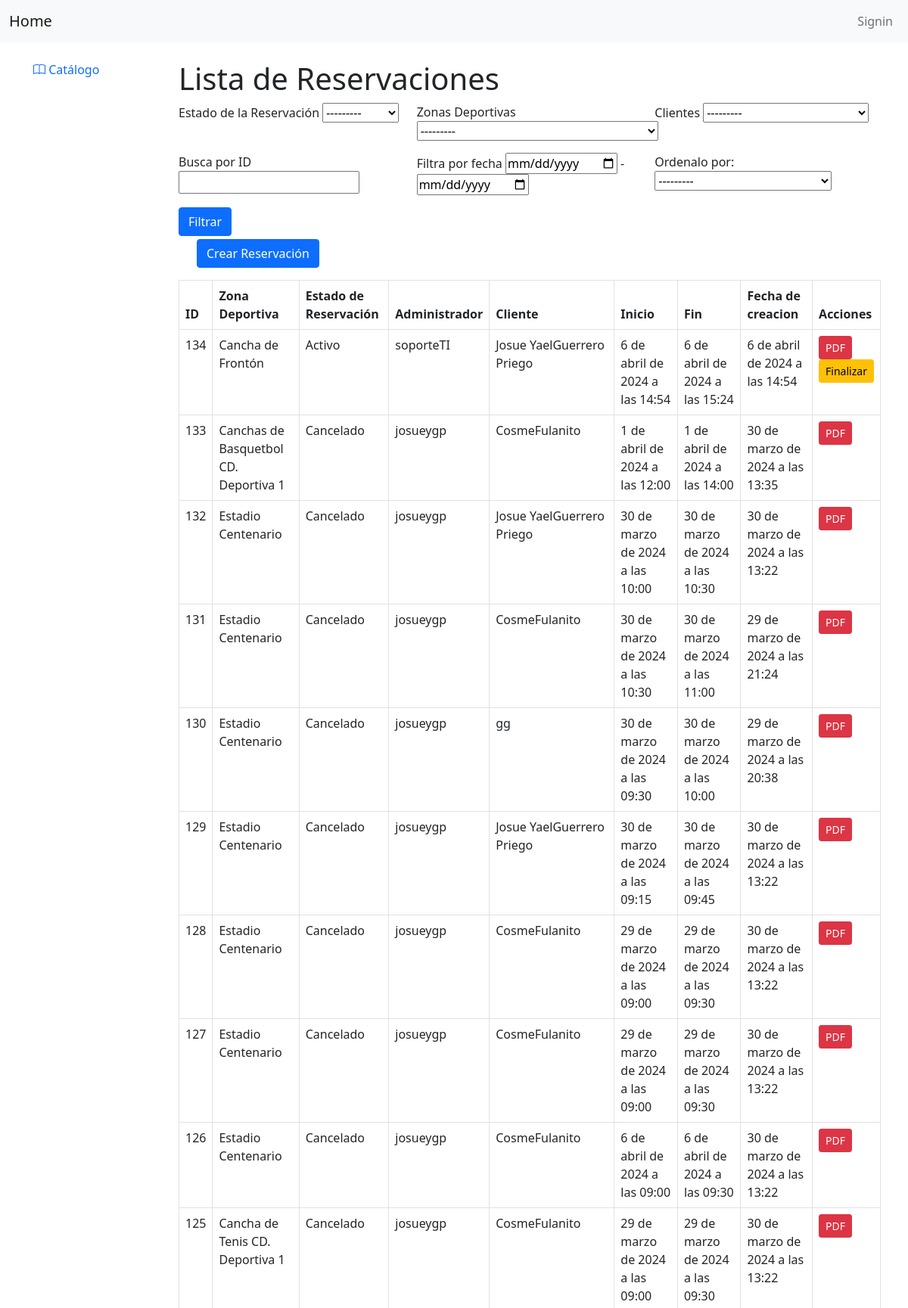
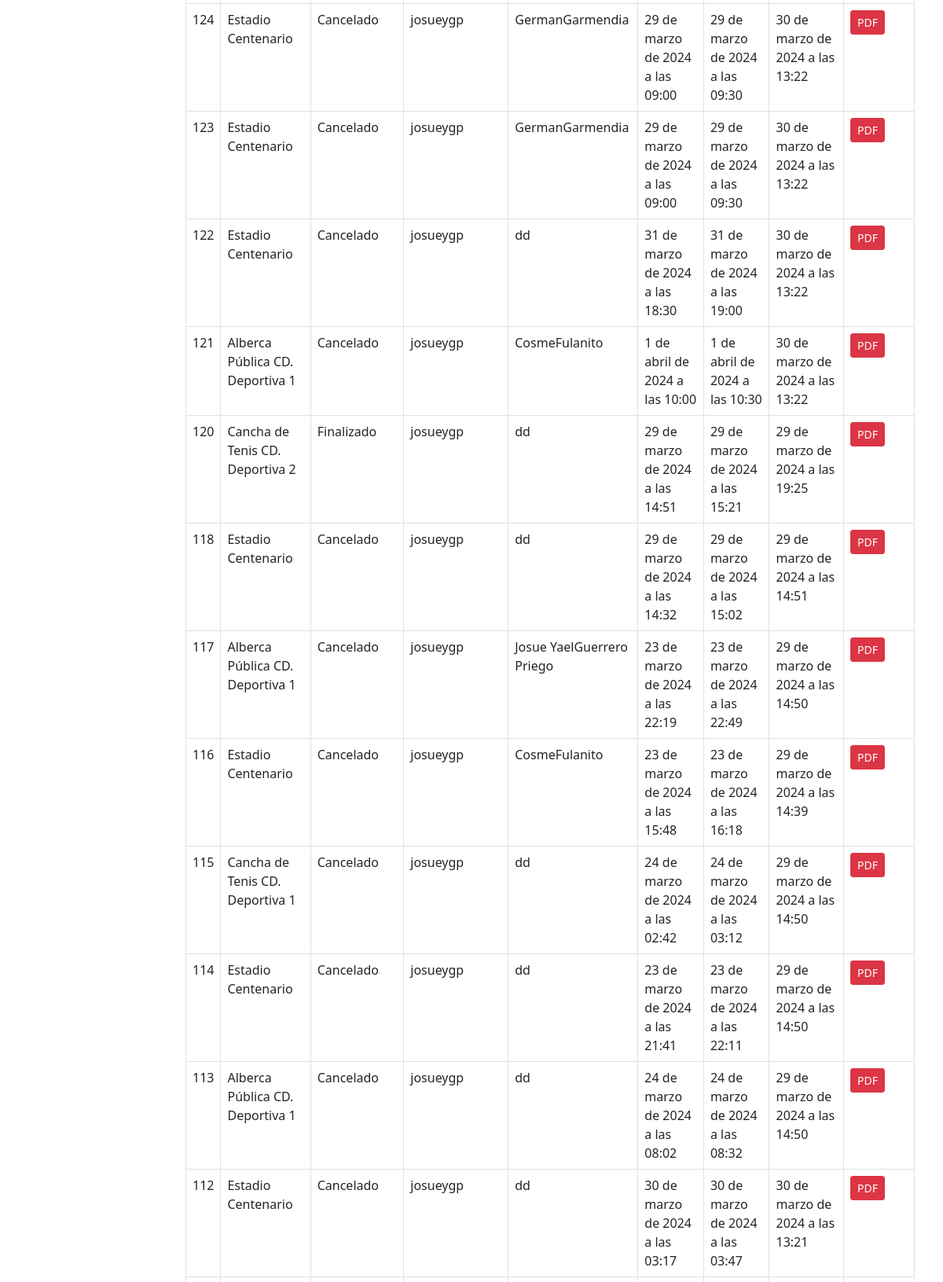
Page /reservation/ (upper part) on the committed database (2 pictures, top to bottom).
### Reservacion/models.py (models this page shows)
class ReservationStatus(models.Model):
    id_reservationstatus = models.AutoField(primary_key=True)
    name = models.CharField(max_length=35)
    def __str__(self):
        return  self.name

class SportZones(models.Model):
    id_sportzones = models.AutoField(primary_key=True)
    id_facilities=models.ForeignKey(Facilities, on_delete=models.CASCADE)
    id_sports=models.ForeignKey(Sports, on_delete=models.CASCADE)
    id_infrastructures= models.ForeignKey(Infrastructures , on_delete=models.CASCADE)
    id_sportcenters =models.ForeignKey(SportCenters, on_delete=models.CASCADE)
    url_image = models.ImageField(upload_to='images/sport-zones/', default='images/transparent.png')
    capacity = models.IntegerField(default=0)
    name = models.CharField(max_length=100)
    section = models.IntegerField(default=0,editable=False)  # Añadimos el campo 'section'
    def __str__(self):
        return self.name

class Clients(models.Model):
    id_clients = models.AutoField(primary_key=True)
    id_auth_user = models.ForeignKey(User, on_delete=models.CASCADE)
    first_name=  models.CharField(max_length=180)
    last_name=  models.CharField(max_length=180)
    email= models.CharField(max_length=180, default='')
    contact_number = PhoneNumberField(default='')
    birth_date = models.DateField(default=timezone.now)
    creation_date= models.DateTimeField(auto_now=True)
    def __str__(self):
        return  self.first_name + self.last_name

class Reservations(models.Model):
    id_reservations = models.AutoField(primary_key=True)
    id_sportzones = models.ForeignKey(SportZones, on_delete=models.CASCADE)
    id_reservationstatus = models.ForeignKey(ReservationStatus, on_delete=models.CASCADE, default=4)
    id_admistrators = models.ForeignKey(User, on_delete=models.CASCADE)
    id_clients = models.ForeignKey(Clients, on_delete=models.CASCADE)
    started = models.DateTimeField(default=timezone.now)
    finished = models.DateTimeField(default=timezone.now, null=True, blank=True)
    creation_date= models.DateTimeField(auto_now=True)

### Reservacion/views.py (the view)
# urls.py: path('reservation/',views.ReservationsListView.as_view(), name='reservation'),
class ReservationsListView(FilterView):
    filterset_class = ReservationsFilter
    queryset = Reservations.objects.all()
    template_name = 'reservation.html'

### Reservacion/templates/reservation.html (shortened to what this page needs)
{% extends "base.html" %}
{% block content %}
  <div class="container mt-4">
    <h1>Lista de Reservaciones</h1>
    <form method="get" class="row g-3">
      <div class="col-md-4">Estado de la Reservación
          {{ filter.form.id_reservationstatus }}
      </div>
      <div class="col-md-4">Zonas Deportivas
          {{ filter.form.id_sportzones }}
      </div>
      <div class="col-md-4">Clientes
          {{ filter.form.id_clients }}
      </div>
      <div class="col-md-4">Busca por ID
          {{ filter.form.id_reservations }}
      </div>
      <div class="col-md-4">Filtra por fecha
          {{ filter.form.started }}
      </div>
      <div class="col-md-4">Ordenalo por:
        {{ filter.form.order_by }}
    </div>
      <div class="col-md-12">
          <button type="submit" class="btn btn-primary">Filtrar</button>
      </div>
  </form>
    <div class="container mt-1">
      <a href="/reservation/create/" class="btn btn-primary mb-3">Crear Reservación</a>
    </div>
    <table class="table table-bordered table-hover">
      <thead>
        <tr>
          <th>ID</th>
          <th>Zona Deportiva</th>
          <th>Estado de Reservación</th>
          <th>Administrador</th>
          <th>Cliente</th>
          <th>Inicio</th>
          <th>Fin</th>
          <th>Fecha de creacion</th>
          <th>Acciones</th>
        </tr>
      </thead>
      <tbody>
        {% for reservation in filter.qs|slice:"::-1" %}
          <tr class="reservation-row" data-status="{{ reservation.id_reservationstatus }}">
            <td>{{ reservation.id_reservations }}</td>
            <td>{{ reservation.id_sportzones }}</td>
            <td>{{ reservation.id_reservationstatus }}</td>
            <td>{{ reservation.id_admistrators }}</td>
            <td>{{ reservation.id_clients }}</td>
            <td>{{ reservation.started }}</td>
            <td>{{ reservation.finished }}</td>
            <td>{{ reservation.creation_date }}</td>
            <td>
              <a href="{% url 'generate_reservation_pdf' reservation_id=reservation.id_reservations %}" class="btn btn-danger btn-sm" title="Exportar a PDF">PDF</a>
              {% if reservation.id_reservationstatus_id == 2 %}
                <form action="{% url 'finalizar_reserva' reservation.id_reservations %}" method="post">
                  <button type="submit" class="btn btn-warning btn-sm">Finalizar</button>
                </form>
              {% endif %}
            </td>
          </tr>
        {% empty %}
          <tr>
            <td colspan="8">No se encontraron reservaciones</td>
          </tr>
        {% endfor %}
      </tbody>
    </table>
  </div>
{% endblock %}

### rows in the picture
ReservationStatus: id_reservationstatus "---------"
SportZones: id_sportzones "---------"
Clients: id_clients "---------"
Reservations: id_reservations "134", id_sportzones "Cancha de Frontón", id_reservationstatus "Activo", id_admistrators "soporteTI", id_clients "Josue YaelGuerrero Priego", started "6 de abril de 2024 a las 14:54", finished "6 de abril de 2024 a las 15:24", creation_date "6 de abril de 2024 a las 14:54", shows "Finalizar"
Reservations: id_reservations "133", id_sportzones "Canchas de Basquetbol CD. Deportiva 1", id_reservationstatus "Cancelado", id_admistrators "josueygp", id_clients "CosmeFulanito", started "1 de abril de 2024 a las 12:00", finished "1 de abril de 2024 a las 14:00", creation_date "30 de marzo de 2024 a las 13:35"
Reservations: id_reservations "132", id_sportzones "Estadio Centenario", id_reservationstatus "Cancelado", id_admistrators "josueygp", id_clients "Josue YaelGuerrero Priego", started "30 de marzo de 2024 a las 10:00", finished "30 de marzo de 2024 a las 10:30", creation_date "30 de marzo de 2024 a las 13:22"
Reservations: id_reservations "131", id_sportzones "Estadio Centenario", id_reservationstatus "Cancelado", id_admistrators "josueygp", id_clients "CosmeFulanito", started "30 de marzo de 2024 a las 10:30", finished "30 de marzo de 2024 a las 11:00", creation_date "29 de marzo de 2024 a las 21:24"
Reservations: id_reservations "130", id_sportzones "Estadio Centenario", id_reservationstatus "Cancelado", id_admistrators "josueygp", id_clients "gg", started "30 de marzo de 2024 a las 09:30", finished "30 de marzo de 2024 a las 10:00", creation_date "29 de marzo de 2024 a las 20:38"
Reservations: id_reservations "129", id_sportzones "Estadio Centenario", id_reservationstatus "Cancelado", id_admistrators "josueygp", id_clients "Josue YaelGuerrero Priego", started "30 de marzo de 2024 a las 09:15", finished "30 de marzo de 2024 a las 09:45", creation_date "30 de marzo de 2024 a las 13:22"
Reservations: id_reservations "128", id_sportzones "Estadio Centenario", id_reservationstatus "Cancelado", id_admistrators "josueygp", id_clients "CosmeFulanito", started "29 de marzo de 2024 a las 09:00", finished "29 de marzo de 2024 a las 09:30", creation_date "30 de marzo de 2024 a las 13:22"
Reservations: id_reservations "127", id_sportzones "Estadio Centenario", id_reservationstatus "Cancelado", id_admistrators "josueygp", id_clients "CosmeFulanito", started "29 de marzo de 2024 a las 09:00", finished "29 de marzo de 2024 a las 09:30", creation_date "30 de marzo de 2024 a las 13:22"
Reservations: id_reservations "126", id_sportzones "Estadio Centenario", id_reservationstatus "Cancelado", id_admistrators "josueygp", id_clients "CosmeFulanito", started "6 de abril de 2024 a las 09:00", finished "6 de abril de 2024 a las 09:30", creation_date "30 de marzo de 2024 a las 13:22"
Reservations: id_reservations "125", id_sportzones "Cancha de Tenis CD. Deportiva 1", id_reservationstatus "Cancelado", id_admistrators "josueygp", id_clients "CosmeFulanito", started "29 de marzo de 2024 a las 09:00", finished "29 de marzo de 2024 a las 09:30", creation_date "30 de marzo de 2024 a las 13:22"
Reservations: id_reservations "124", id_sportzones "Estadio Centenario", id_reservationstatus "Cancelado", id_admistrators "josueygp", id_clients "GermanGarmendia", started "29 de marzo de 2024 a las 09:00", finished "29 de marzo de 2024 a las 09:30", creation_date "30 de marzo de 2024 a las 13:22"
Reservations: id_reservations "123", id_sportzones "Estadio Centenario", id_reservationstatus "Cancelado", id_admistrators "josueygp", id_clients "GermanGarmendia", started "29 de marzo de 2024 a las 09:00", finished "29 de marzo de 2024 a las 09:30", creation_date "30 de marzo de 2024 a las 13:22"
Reservations: id_reservations "122", id_sportzones "Estadio Centenario", id_reservationstatus "Cancelado", id_admistrators "josueygp", id_clients "dd", started "31 de marzo de 2024 a las 18:30", finished "31 de marzo de 2024 a las 19:00", creation_date "30 de marzo de 2024 a las 13:22"
Reservations: id_reservations "121", id_sportzones "Alberca Pública CD. Deportiva 1", id_reservationstatus "Cancelado", id_admistrators "josueygp", id_clients "CosmeFulanito", started "1 de abril de 2024 a las 10:00", finished "1 de abril de 2024 a las 10:30", creation_date "30 de marzo de 2024 a las 13:22"
Reservations: id_reservations "120", id_sportzones "Cancha de Tenis CD. Deportiva 2", id_reservationstatus "Finalizado", id_admistrators "josueygp", id_clients "dd", started "29 de marzo de 2024 a las 14:51", finished "29 de marzo de 2024 a las 15:21", creation_date "29 de marzo de 2024 a las 19:25"
Reservations: id_reservations "118", id_sportzones "Estadio Centenario", id_reservationstatus "Cancelado", id_admistrators "josueygp", id_clients "dd", started "29 de marzo de 2024 a las 14:32", finished "29 de marzo de 2024 a las 15:02", creation_date "29 de marzo de 2024 a las 14:51"
Reservations: id_reservations "117", id_sportzones "Alberca Pública CD. Deportiva 1", id_reservationstatus "Cancelado", id_admistrators "josueygp", id_clients "Josue YaelGuerrero Priego", started "23 de marzo de 2024 a las 22:19", finished "23 de marzo de 2024 a las 22:49", creation_date "29 de marzo de 2024 a las 14:50"
Reservations: id_reservations "116", id_sportzones "Estadio Centenario", id_reservationstatus "Cancelado", id_admistrators "josueygp", id_clients "CosmeFulanito", started "23 de marzo de 2024 a las 15:48", finished "23 de marzo de 2024 a las 16:18", creation_date "29 de marzo de 2024 a las 14:39"
Reservations: id_reservations "115", id_sportzones "Cancha de Tenis CD. Deportiva 1", id_reservationstatus "Cancelado", id_admistrators "josueygp", id_clients "dd", started "24 de marzo de 2024 a las 02:42", finished "24 de marzo de 2024 a las 03:12", creation_date "29 de marzo de 2024 a las 14:50"
Reservations: id_reservations "114", id_sportzones "Estadio Centenario", id_reservationstatus "Cancelado", id_admistrators "josueygp", id_clients "dd", started "23 de marzo de 2024 a las 21:41", finished "23 de marzo de 2024 a las 22:11", creation_date "29 de marzo de 2024 a las 14:50"
Reservations: id_reservations "113", id_sportzones "Alberca Pública CD. Deportiva 1", id_reservationstatus "Cancelado", id_admistrators "josueygp", id_clients "dd", started "24 de marzo de 2024 a las 08:02", finished "24 de marzo de 2024 a las 08:32", creation_date "29 de marzo de 2024 a las 14:50"
Reservations: id_reservations "112", id_sportzones "Estadio Centenario", id_reservationstatus "Cancelado", id_admistrators "josueygp", id_clients "dd", started "30 de marzo de 2024 a las 03:17", finished "30 de marzo de 2024 a las 03:47", creation_date "30 de marzo de 2024 a las 13:21"
